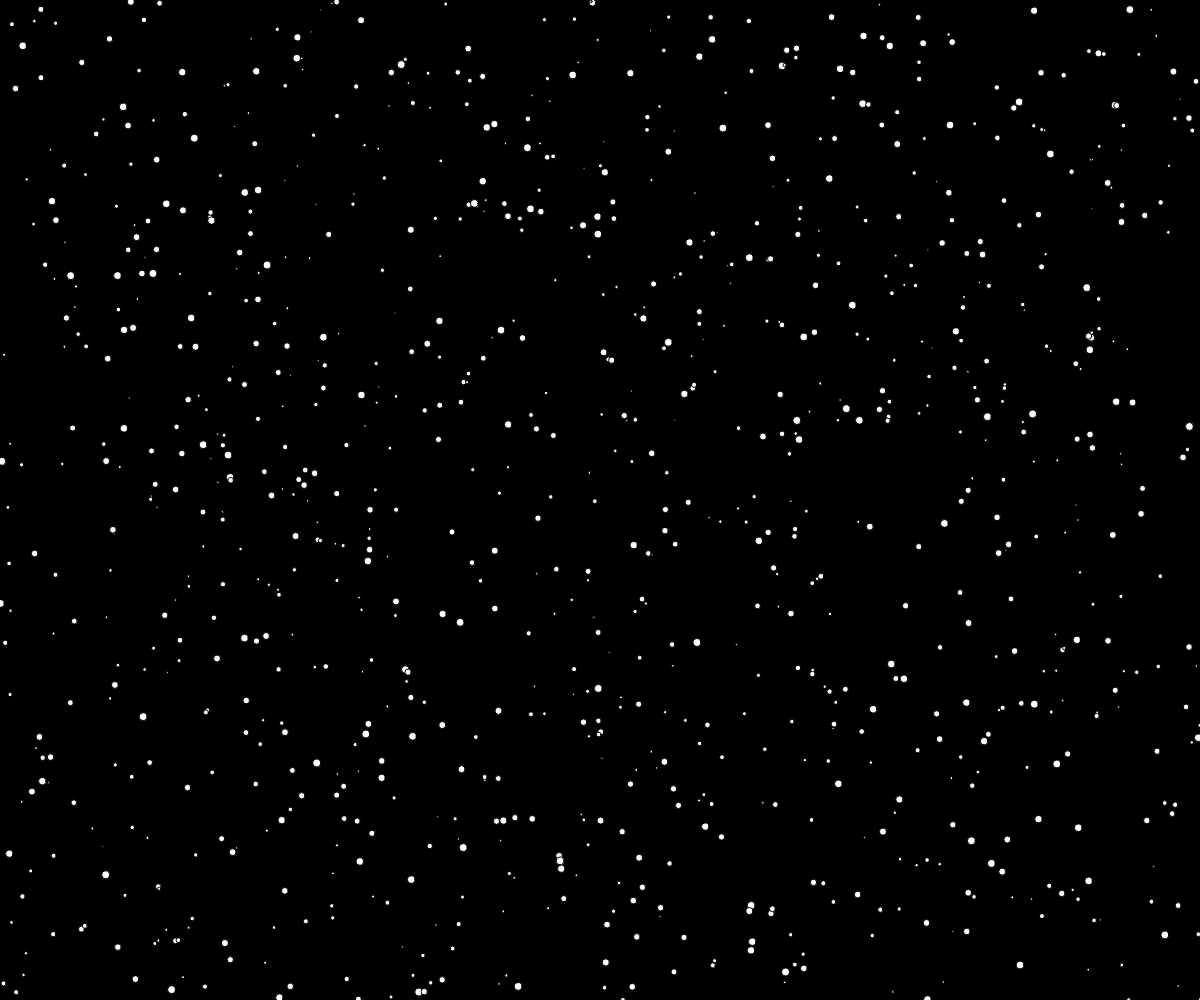
Frame 1 (no input)
Frame 60 (no input): identical to frame 1, image omitted
Frame 120 (the mouse pressed at the canvas centre since frame 60): identical to frame 1, image omitted

The p5.js sketch that drew this single still picture (run headless with seeded random() and noise() and a simulated clock; from frame 60 on, the mouse is pressed at the canvas centre):

// p5.js sketch
// ── sketch.js
let group_count = 2;
let thing_count = 1000;
let things = [];
let groups = [];
let paused = false;
let do_pause = true;
let speed = 5;
let colour = false;
let colours = ['#1f77b4', '#ff7f0e', '#2ca02c', '#d62728', '#9467bd', '#e377c2',
  '#bcbd22', '#17becf'];
let compact = 0;

function initThings ()
{
  things = [];
  groups = [];

  for ( let ii = 0; ii < thing_count; ++ii )
  {
    things.push( { x: random(width),
                   y: random(height),
                   group: int(random(group_count)),
                   r: random(2, 8) });
  }

  for ( let ii = 0; ii < group_count; ++ii )
  {
    groups.push( { dx: sin(ii * PI/group_count) + random(-1, 1),
                   dy: cos(ii * PI/group_count) + random(-1, 1),
                   cx: random(width),
                   cy: random(height),
                   w: (height * 5 / (5 + compact)) * random(.9, 1.1),
                   h: (height * 5 / (5 + compact)) * random(.9, 1.1),
                  });
  }

  if ( compact )
  {
    for ( let ii = 0; ii < thing_count; ++ii )
    {
      let g = groups[things[ii].group];

      let px = map(things[ii].x, 0, width, g.cx - g.w/2, g.cx + g.w/2);
      if ( px < 0 ) { px += width; }
      else if ( px > width ) { px -= width; }

      let py = map(things[ii].y, 0, height, g.cy - g.h/2, g.cy + g.h/2);
      if ( py < 0 ) { py += height; }
      else if ( py > height ) { py -= height; }
      
      things[ii].x = px;
      things[ii].y = py;
    } 
  }
}

function updateThings ()
{
  for ( let ii = 0; ii < things.length; ++ii )
  {
    things[ii].x = things[ii].x + groups[things[ii].group].dx * speed;
    if ( things[ii].x > width ) { things[ii].x -= width; }
    else if ( things[ii].x < 0 ) { things[ii].x += width; }

    things[ii].y = things[ii].y + groups[things[ii].group].dy * speed;
    if ( things[ii].y > height ) { things[ii].y -= height; }
    else if ( things[ii].y < 0 ) { things[ii].y += height; }
  }
}

function drawThings ()
{
  for ( let ii = 0; ii < things.length; ++ii )
  {
    if ( colour ) { fill(colours[things[ii].group]); }
    ellipse( things[ii].x, things[ii].y, things[ii].r );
  }
}

function setup()
{
  createCanvas(windowWidth, windowHeight);
  initThings();
}

function draw()
{
  background(0);
  fill(255);

  drawThings();
  if ( do_pause ) { paused = true; do_pause = false; }
  if ( ! paused ) { updateThings(); }
}

function doubleClicked()
{
  var fs = fullscreen();
  fullscreen(!fs);
  if (fs)
  {
    cursor(ARROW);
  }
  else
  {
    noCursor();
  }
}

function windowResized()
{
  resizeCanvas(windowWidth, windowHeight);
  initThings();
}

function keyPressed()
{
  if ( key === ' ' )
  {
    paused = ! paused;
  }
  else if ( key === 'd' )
  {
    group_count = min(6, group_count+1);
    initThings();
  }
  else if ( key === 'a' )
  {
    group_count = max(1, group_count-1);
    initThings();
  }
  else if ( key === 'c' )
  {
    colour = !colour;
  }
  else if ( key === '.' )
  {
    thing_count = min(10000, thing_count+500);
    initThings();
  }
  else if ( key === ',' )
  {
    thing_count = max(500, thing_count-500);
    initThings();
  }
  else if ( key === 'l' )
  {
    compact = min(15, compact+1);
    initThings();
  }
  else if ( key === 'k' )
  {
    compact = max(0, compact-1);
    initThings();
  }
}
